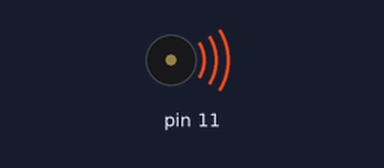
Recording of a sketch running on a simulated Arduino Uno, built with avr-gcc and run on an emulated ATmega328P. Shown: buzzer (waves = sounding).

Above: at 0.1 s.
At 71.3 s:
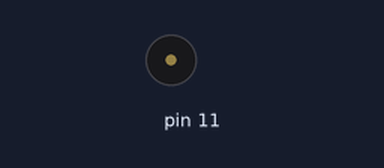
Timing chart, 0 to 72.8 s (numbered marks = the images above):
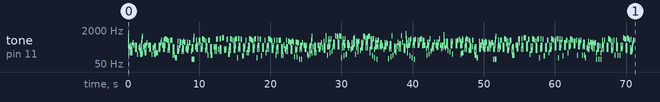

The sketch:

monkey_island_in_flash.ino
```cpp
#include "monkey_island_notes.h"

/* need special memory management because of big notes array size
   see avr/pgmspace.h
*/

void setup()
{
  // iterate over the notes of the melody:
  for (int thisNote = 0; thisNote < numberOfNotes; thisNote++)
  {
    if (pgm_read_word_near(melody + thisNote) > 0)
    {
      tone(11, pgm_read_word_near(melody + thisNote));
    }
    else noTone(11);
    delay(pgm_read_word_near(noteDurations + thisNote));
  }
  noTone(11);
}

void loop()
{
  // no need to repeat the melody.
}
```

Source omitted: island_notes.h (data table, 12552 bytes)
